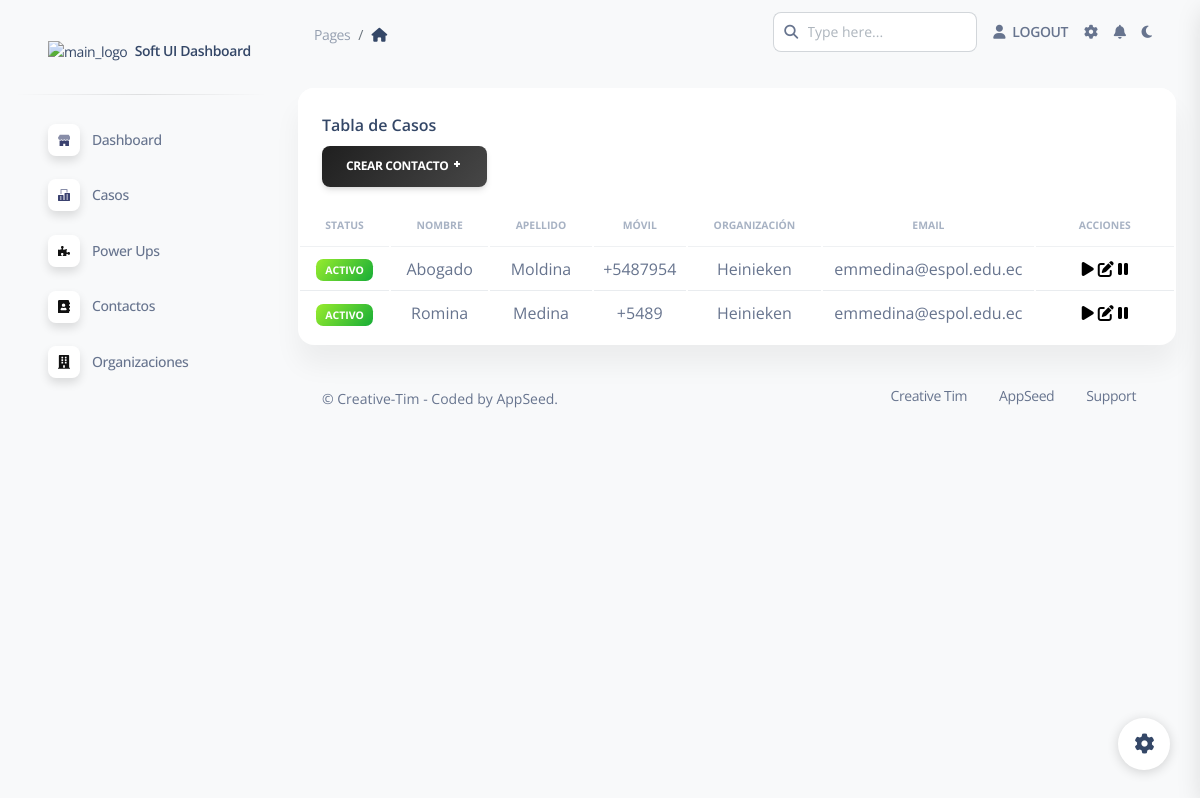
Page /home/tableContactos/ (signed in) on the earlier database version.
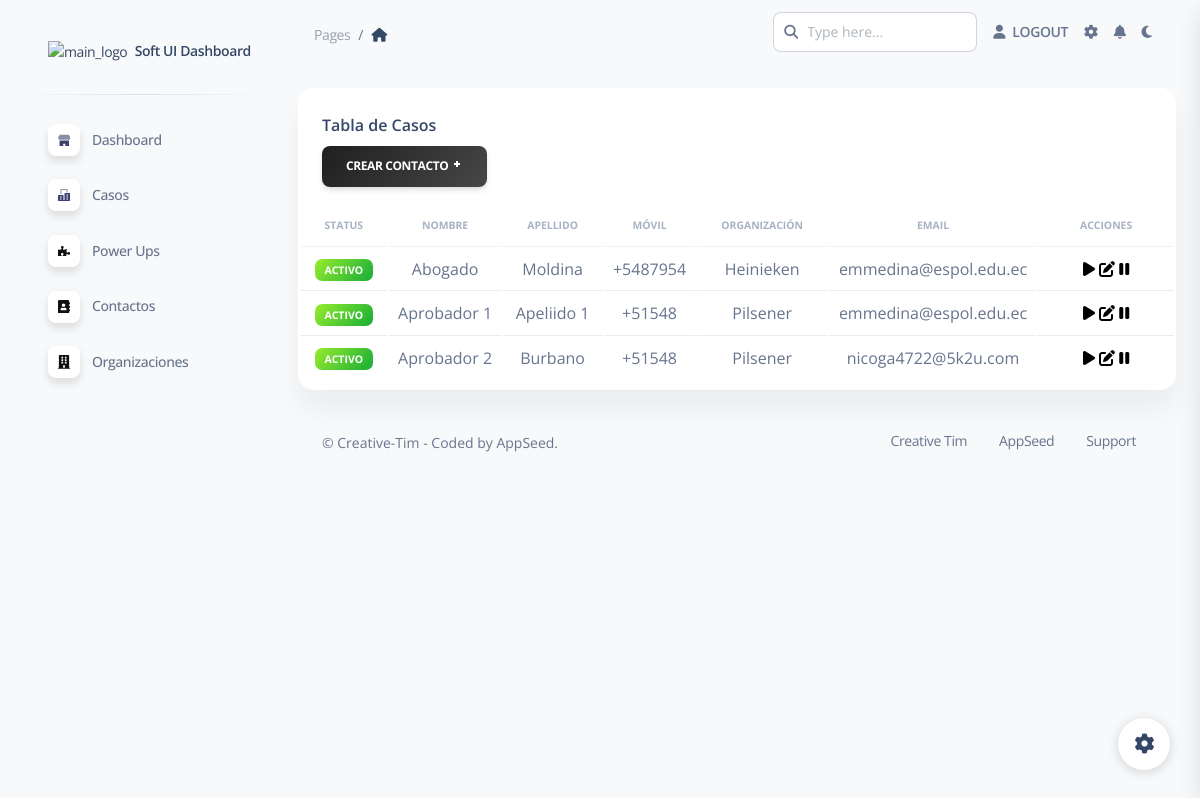
Same page on the later database version.
### mainApp/models.py (models this page shows, shortened)
class Contacto(models.Model):
    ACTIVO = 'ACT'
    INACTIVO = 'INACT'
    ESTADO_CONTACTO = [
        (ACTIVO, 'ACTIVO'),
        (INACTIVO, 'INACTIVO'),
    ]
    User = models.ForeignKey(User, on_delete=models.CASCADE)  # new
    organizacionName = models.ForeignKey(Organizacion, on_delete=models.CASCADE,  null=True)  # new
    status = models.CharField(max_length=5, choices=ESTADO_CONTACTO, default=ACTIVO,)
    nombre = models.CharField(max_length = 254)
    apellido = models.CharField(max_length = 254)
    celular = models.CharField(max_length = 254)
    departamento = models.CharField(max_length = 254, null=True)
    email = models.EmailField(max_length = 254)

class Organizacion(models.Model):
    ACTIVO = 'ACT'
    INACTIVO = 'INACT'
    ESTADO_ORGANIZACION = [
        (ACTIVO, 'ACTIVO'),
        (INACTIVO, 'INACTIVO'),
    ]
    organizacionUser = models.ForeignKey(User, on_delete=models.CASCADE)  # new
    status = models.CharField(max_length=5, choices=ESTADO_ORGANIZACION, default=ACTIVO,)
    nombre = models.CharField(max_length = 254)
    direccion = models.CharField(max_length = 254)
    contacto_organizacion = models.CharField(max_length = 254) # PROPIO CONTACTO
    email = models.EmailField(max_length = 254)
    def __str__(self):
        return self.nombre

### users/views.py (the view)
# urls.py: path('tableContactos/', views.tableContacto, name="tableContacto"),
@login_required
def tableContacto(request):
    username = request.user.username
    contactoQS = Contacto.objects.filter(User__username = username)
    form = ContactoForm()
    form.fields['organizacionName'].queryset = Organizacion.objects.filter(organizacionUser__username=username)
    context = {"contactos":contactoQS,"form":form}
    return render(request,"users/tableContactos.html",context)

### mainApp/forms.py
class ContactoForm(ModelForm):
    class Meta:
        model = Contacto
        exclude = ('User','status')
        widgets = {
                'organizacionName': forms.Select(attrs={'class': 'form-control','placeholder':'Nombre de Organización'}),
                'nombre': forms.TextInput( attrs={'class': 'form-control','placeholder':'Nombre de la organización'}),
                'apellido': forms.TextInput(attrs={'class': 'form-control','placeholder':'Dirección'}),
                'celular': forms.TextInput(attrs={'class': 'form-control','placeholder':'Contacto'}),
                'email': forms.TextInput(attrs={'class': 'form-control','placeholder':'Correo'}),
                'departamento': forms.TextInput(attrs={'class': 'form-control','placeholder':'Departamento'}),
         }

### users/templates/users/tableContactos.html (shortened to what this page needs)
{% extends 'layouts/base.html' %} {% block title %} Tables {% endblock title %}
 {% block content %}
{% load static %}
<div class="container-fluid py-4">
  <div class="row">
    <div class="col-12">
      <div class="card mb-4">
        <div class="card-header pb-0">
          <h6>Tabla de Casos</h6>
          <button
            type="button"
            class="btn bg-gradient-primary"
            data-bs-toggle="modal"
            data-bs-target="#exampleModal"
          >
            Crear Contacto <i class="ni ni-fat-add"></i>
          </button>
        </div>
        <div class="card-body px-0 pt-0 pb-2">
          <div class="table-responsive p-0">
            <table class="table align-items-center mb-0">
              <thead>
                <tr>
                  <th
                    class="text-uppercase text-secondary text-xxs font-weight-bolder opacity-7 align-middle text-center"
                  >
                    Status
                  </th>
                  <th
                    class="text-uppercase text-secondary text-xxs font-weight-bolder opacity-7 align-middle text-center"
                  >
                    Nombre
                  </th>
                  <th
                    class="text-uppercase text-secondary text-xxs font-weight-bolder opacity-7 align-middle text-center"
                  >
                    Apellido
                  </th>
                  <th
                    class="text-uppercase text-secondary text-xxs font-weight-bolder opacity-7 align-middle text-center"
                  >
                    Móvil
                  </th>
                  <th
                    class="text-uppercase text-secondary text-xxs font-weight-bolder opacity-7 align-middle text-center"
                  >
                    Organización
                  </th>
                  <th
                    class="text-uppercase text-secondary text-xxs font-weight-bolder opacity-7 align-middle text-center"
                  >
                    Email
                  </th>
                  <th
                    class="text-uppercase text-secondary text-xxs font-weight-bolder opacity-7 align-middle text-center"
                  >
                    Acciones
                  </th>
                </tr>
              </thead>
              <tbody>
                {% for contacto in contactos %}
                <tr>
                  {% if contacto.status == 'ACT' %}
                  <td class="align-middle text-center text-sm">
                    <span class="badge badge-sm bg-gradient-success">
                      {{contacto.get_status_display}}</span
                    >
                    {% else %}
                  </td>
                  <td class="align-middle text-center text-sm">
                    <span class="badge badge-sm bg-gradient-danger">
                      {{caso.get_status_display}}</span
                    >
                    {% endif %}
                  </td>
                  <td class="align-middle text-center">
                    <h7>{{contacto.nombre}} </h7>
                  </td>
                  <td class="align-middle text-center">
                    <h7> {{contacto.apellido}} </h7>
                  </td>
                  <td class="align-middle text-center">
                    <h7> {{contacto.celular}} </h7>
                  </td>
                  <td class="align-middle text-center">
                    {{contacto.organizacionName}}
                  </td>
                  <td class="align-middle text-center">
                    <h7> {{contacto.email}} </h7>
                  </td>
                  <td class="align-middle text-left">
                    <div class="container text-center">
                      <div class="row d-flex justify-content-around">
                        <div class="col">
                          <span style="font-size: 1em; color: black">
                            <i class="fas fa-play"></i>
                          </span>
                          <span style="font-size: 1em; color: black">
                            <i class="fas fa-edit"></i>
                          </span>
                          <span style="font-size: 1em; color: black">
                            <i class="fas fa-pause"></i
                          ></span>
                        </div>
                      </div>
                    </div>
                  </td>
                </tr>
                {% endfor %}
              </tbody>
            </table>
          </div>
        </div>
      </div>
    </div>
  </div>
  {% include "includes/footer.html" %}
</div>
{% endblock content %}

### users/templates/layouts/base.html (shortened to what this page needs)
<!DOCTYPE html>
<html lang="en">
  <head>
    {% load static %}
    <link href="{% static 'styles/nucleo-icons.css' %}" rel="stylesheet" />
    <link href=" {% static 'styles/nucleo-svg.css' %}" rel="stylesheet" />
    <link href=" {% static 'styles/nucleo-svg.css' %}" rel="stylesheet" />
    <link
      id="pagestyle"
      href="{% static 'styles/soft-ui-dashboard.css' %}"
      rel="stylesheet"
    />
    <link
      id="pagestyle_dark"
      href="{% static 'styles/dark-theme-core.css' %}/"
      rel="stylesheet"
    />
  </head>
  <body class="g-sidenav-show bg-gray-100">
    {% include "includes/sidebar.html" %}
    <main
      class="main-content position-relative max-height-vh-100 h-100 border-radius-lg"
    >
      {% include "includes/navigation.html" %} {% block content %}{% endblock content %}
    </main>
    {% include "includes/fixed-plugin.html" %}
  </body>
</html>

### users/templates/includes/sidebar.html (shortened to what this page needs)
{% load static %}
<aside
  class="sidenav navbar navbar-vertical navbar-expand-xs border-0 border-radius-xl my-3 fixed-start ms-3"
  id="sidenav-main"
>
  <div class="sidenav-header">
    <a class="navbar-brand m-0" href="/">
      <img
        src="{% static 'media/logos/logo-ct-dark.png' %}"
        class="navbar-brand-img h-100"
        alt="main_logo"
      />
      <span class="ms-1 font-weight-bold">Soft UI Dashboard</span>
    </a>
  </div>
  <hr class="horizontal dark mt-0" />
  <div class="collapse navbar-collapse w-auto" id="sidenav-collapse-main">
    <ul class="navbar-nav">
      <li class="nav-item">
        <a
          class="nav-link {% if 'index' in segment %} active {% endif %}"
          href="/index.html"
        >
          <div
            class="icon icon-shape icon-sm shadow border-radius-md bg-white text-center me-2 d-flex align-items-center justify-content-center"
          >
          </div>
          <span class="nav-link-text ms-1">Dashboard</span>
        </a>
      </li>
      <li class="nav-item">
        <a
          class="nav-link {% if 'tables' in segment %} active {% endif %}"
          href="{%url 'tableCaso' %}"
        >
          <div
            class="icon icon-shape icon-sm shadow border-radius-md bg-white text-center me-2 d-flex align-items-center justify-content-center"
          >
          </div>
          <span class="nav-link-text ms-1">Casos</span>
        </a>
      </li>
      <li class="nav-item">
        <a
          class="nav-link {% if 'rtl' in segment %} active {% endif %}"
          href="/powerUps"
        >
          <div
            class="icon icon-shape icon-sm shadow border-radius-md bg-white text-center me-2 d-flex align-items-center justify-content-center"
          >
          </div>
          <span class="nav-link-text ms-1">Power Ups</span>
        </a>
      </li>
      <li class="nav-item">
        <a
          class="nav-link {% if 'rtl' in segment %} active {% endif %}"
          href="/tableContactos"
        >
          <div
            class="icon icon-shape icon-sm shadow border-radius-md bg-white text-center me-2 d-flex align-items-center justify-content-center"
          >
          </div>
          <span class="nav-link-text ms-1">Contactos </span>
        </a>
      </li>
      <li class="nav-item">
        <a
          class="nav-link {% if 'rtl' in segment %} active {% endif %}"
          href="/tableOrganizaciones"
        >
          <div
            class="icon icon-shape icon-sm shadow border-radius-md bg-white text-center me-2 d-flex align-items-center justify-content-center"
          >
          </div>
          <span class="nav-link-text ms-1">Organizaciones</span>
        </a>
      </li>
    </ul>
  </div>
</aside>

### users/templates/includes/navigation.html (shortened to what this page needs)
{% load static %}
<nav
  class="navbar navbar-main navbar-expand-lg px-0 mx-4 shadow-none border-radius-xl"
  id="navbarBlur"
  navbar-scroll="true"
>
  <div class="container-fluid py-1 px-3">
    <nav aria-label="breadcrumb">
      <ol class="breadcrumb bg-transparent mb-0 pb-0 pt-1 px-0 me-sm-6 me-5">
        <li class="breadcrumb-item text-sm">
          <a class="opacity-5 text-dark" href="javascript:;">Pages</a>
        </li>
        <li
          class="breadcrumb-item text-sm text-dark active"
          aria-current="page"
        >
          <i class="fa fa-home me-1"></i>
        </li>
      </ol>
    </nav>
    <div
      class="collapse navbar-collapse mt-sm-0 mt-2 me-md-0 me-sm-4"
      id="navbar"
    >
      <div class="ms-md-auto pe-md-3 d-flex align-items-center">
        <div class="input-group">
          <span class="input-group-text text-body"
            ><i class="fas fa-search" aria-hidden="true"></i
          ></span>
          <input type="text" class="form-control" placeholder="Type here..." />
        </div>
      </div>
      <ul class="navbar-nav justify-content-end">
        <li class="nav-item d-flex align-items-center">
          <a
            href="{% url 'salir' %}"
            class="nav-link text-body font-weight-bold px-0"
          >
            <i class="fa fa-user me-sm-1"></i>
            <span class="d-sm-inline d-none">LOGOUT</span>
          </a>
        </li>
        <li class="nav-item px-3 d-flex align-items-center">
          <a href="javascript:;" class="nav-link text-body p-0">
            <i class="fa fa-cog fixed-plugin-button-nav cursor-pointer"></i>
          </a>
        </li>
        <li class="nav-item dropdown pe-3 d-flex align-items-center">
          <a
            href="javascript:;"
            class="nav-link text-body p-0"
            id="dropdownMenuButton"
            data-bs-toggle="dropdown"
            aria-expanded="false"
          >
            <i class="fa fa-bell cursor-pointer"></i>
          </a>
        </li>
        <li class="nav-item pe-2 d-flex align-items-center">
          <label for="theme-switch" class="nav-link text-body p-0 m-0">
            <i
              class="fa fa-sun fixed-plugin-button-nav cursor-pointer"
              id="theme-indicator"
            ></i>
          </label>
        </li>
      </ul>
    </div>
  </div>
</nav>

### users/templates/includes/footer.html
<footer class="footer pt-3">
  <div class="container-fluid">
    <div class="row align-items-center justify-content-lg-between">
      <div class="col-lg-6 mb-lg-0 mb-4">
        <div class="copyright text-center text-sm text-muted text-lg-start">
          &copy; Creative-Tim - Coded by AppSeed.
        </div>
      </div>
      <div class="col-lg-6">
        <ul
          class="nav nav-footer justify-content-center justify-content-lg-end"
        >
          <li class="nav-item">
            <a
              href="https://bit.ly/3fKQZaL"
              class="nav-link text-muted"
              target="_blank"
              >Creative Tim</a
            >
          </li>
          <li class="nav-item">
            <a
              href="https://appseed.us"
              class="nav-link text-muted"
              target="_blank"
              >AppSeed</a
            >
          </li>
          <li class="nav-item">
            <a
              href="https://appseed.us/support/"
              class="nav-link text-muted"
              target="_blank"
              >Support</a
            >
          </li>
        </ul>
      </div>
    </div>
  </div>
</footer>

### users/templates/includes/fixed-plugin.html (shortened to what this page needs)
<div class="fixed-plugin">
  <a class="fixed-plugin-button text-dark position-fixed px-3 py-2">
    <i class="fa fa-cog py-2"> </i>
  </a>
</div>

### users/templates/includes/scripts.html (shortened to what this page needs)
{% load static %}

### static/styles/nucleo-svg.css (style rules this page uses)
.icon { display: inline-block; color: #111111; height: 1em; width: 1em; }
.icon-sm { height: 0.8em; width: 0.8em; }
.icon { fill: currentColor; stroke: none; }

### static/styles/dark-theme-core.css (style rules this page uses)
body { transition: background-color 200ms ease-in; }

### users/templates/users/tableContactos.html (style rules this page uses)
.bg-gradient-primary { background-image: linear-gradient(310deg, #535353 0%, #1b1b1b 100%); }

Differences in the rows shown:
removed Contacto: status "ACTIVO", nombre "Romina", apellido "Medina", celular "+5489", organizacionName "Heinieken", email "emmedina@espol.edu.ec"
added Contacto: status "ACTIVO", nombre "Aprobador 1", apellido "Apeliido 1", celular "+51548", organizacionName "Pilsener", email "emmedina@espol.edu.ec"
added Contacto: status "ACTIVO", nombre "Aprobador 2", apellido "Burbano", celular "+51548", organizacionName "Pilsener", email "nicoga4722@5k2u.com"
